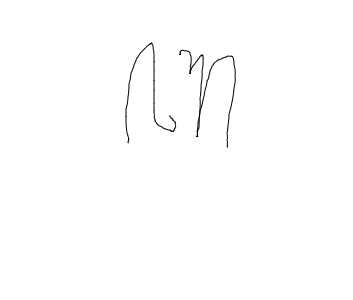
#> input picture data/handwritten-hanacaraka/ba/4693375707324818184_base64_45.png, 353 x 300 px; its folder holds only this picture in this run; the run also reads 1 picture not shown here
$ jupyter execute --allow-errors proto-15-5.ipynb
#> lines starting #> are read from the running program, lines starting #| are printed output that depends on the picture; after the words box and inside, x2 and y2 are one past the last pixel; in counts of white or black regions, pixels touching at a corner belong together
[cell 1]
import os

cwd = os.getcwd()

if cwd.endswith('prototype'):
    PATH = os.path.join('..', 'data', 'handwritten-hanacaraka')
    os.chdir(PATH)
    new_cwd = os.getcwd()

    print(f"The current working directory was: {cwd}")
    print(f"It has been changed to: {new_cwd}")

else:
    print(f"The current working directory is: {cwd}")

[cell 2]
from PIL import Image

if os.getcwd().endswith('handwritten-hanacaraka'):
    subdirs = [d for d in os.listdir() if os.path.isdir(d)]

    image_files = []
    for subdir in subdirs:
        image_files.extend([os.path.join(subdir, f) for f in os.listdir(subdir) if f.endswith('.png')])
#> pass 2 of the loop `for subdir in subdirs:`:

    print(f'Number of image files: {len(image_files)}\n')

    corrupted_files = []
    for image_file in image_files:
        try:
            img = Image.open(image_file)
#> img is the input picture: PIL image 353x300 L; min 0, max 255, mean 253.7
        except:
            corrupted_files.append(image_file)
#> pass 2 of the loop `for image_file in image_files:`:
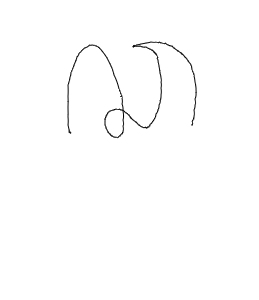
#> input picture data/handwritten-hanacaraka/ca/4693335674404368252_base64_12.png, 259 x 300 px
#> img is the input picture: PIL image 259x300 L; min 0, max 255, mean 253.2

    print(f'Number of corrupted files: {len(corrupted_files)}\n')
    print(f'Corrupted files: {os.linesep.join(corrupted_files)}')

[cell 3]
image_files = [f for f in image_files if f not in corrupted_files]

print(f'Number of image files: {len(image_files)}')

[cell 4]
import shutil
import os


if os.getcwd().endswith('handwritten-hanacaraka'):
    new_dir = os.path.join('..', 'renamed_images')

    for image_file in image_files:
        if os.name == 'nt':
            subdir, filename = image_file.split('\\')
        else:
            subdir, filename = image_file.split('/')
        subdir_path = os.path.join(new_dir, subdir)
        os.makedirs(subdir_path, exist_ok=True)
        new_filename = f'{subdir}_{len(os.listdir(subdir_path)) + 1}.png'
        shutil.copy(image_file, os.path.join(subdir_path, new_filename))
#> pass 2 of the loop `for image_file in image_files:`:

    print(f'number of image files: {len(image_files)}')

[cell 5]
os.chdir(new_dir)
new_cwd = os.getcwd()

print(f"The current working directory were: {new_cwd}")

# Data Insights

[cell 6]
print(f'Number of image each class')
for subdir in subdirs:
    print(f'{subdir}: {len(os.listdir(subdir))}')
#> pass 2 of the loop `for subdir in subdirs:`:

[cell 7]
import matplotlib.pyplot as plt
import matplotlib
import numpy as np

image_counts = [len(os.listdir(subdir)) for subdir in subdirs]

cmap = matplotlib.colormaps['viridis']
colors = cmap(np.linspace(0., 1., len(subdirs)))

plt.figure(figsize=(10, 10))
plt.pie(image_counts, labels=subdirs, autopct='%1.1f%%', startangle=140, colors=colors, wedgeprops=dict(width=0.3))
plt.axis('equal')

plt.show()
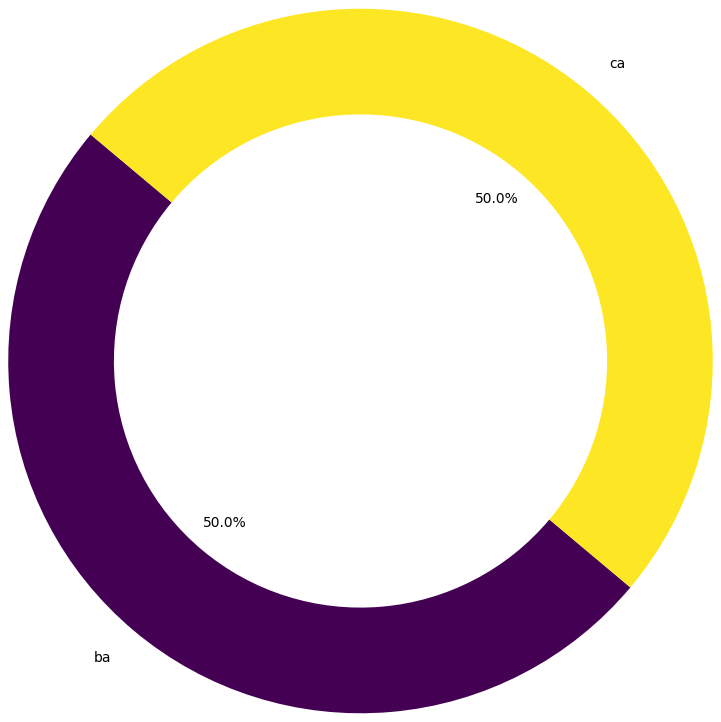
#> figure drawn by matplotlib, 1 panel

well the number of images in each class is quite balanced.

[cell 8]
from matplotlib import pyplot as plt
import random

example_images = {} # key: class, value: list of image files
n_of_examples = 18

#> (the rest of this cell did not finish here and is left out)

the image were not quite good, so we need to preprocess the image/writing logic for selecting the `worth` image.

## Data Preprocessing

[cell 9]
# Preprocess image
import PIL
from PIL import Image
import PIL.ImageFilter
def ProcessImage (im):
    #Resize
    im = im.resize((512, 512), PIL.Image.LANCZOS)
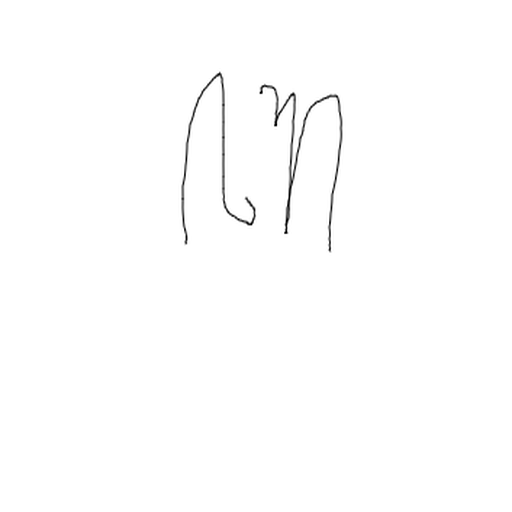
#> im: PIL image 512x512 L; min 0, max 255, mean 253.6

    #Grayscale
    im = im.convert('L')

    #Threshold
    threshold=127
    im = im.point( lambda p: 255 if p > threshold else 0 )
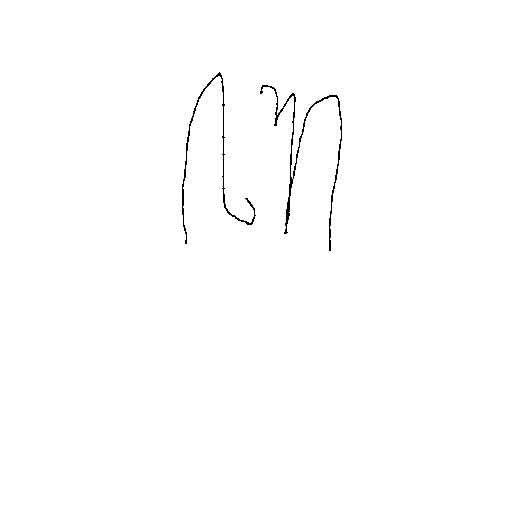
#> im: PIL image 512x512 L; 99.5% white; black in thin lines or dots, all inside (x1, y1, x2, y2) = (182, 72, 342, 251)

    #Sharpness
    im = im.filter(PIL.ImageFilter.SHARPEN)

    #Dilatation
    im = im.filter(PIL.ImageFilter.MinFilter(3))
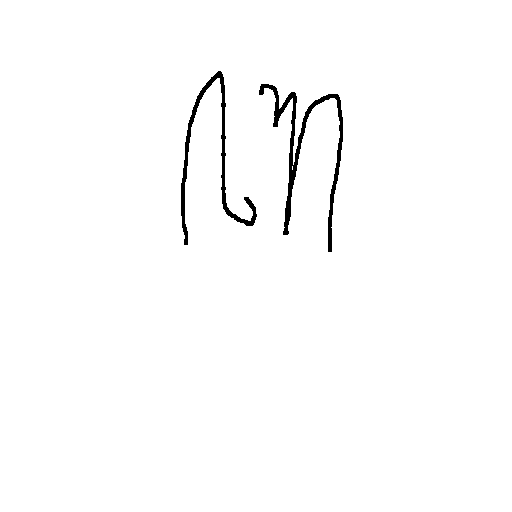
#> im: PIL image 512x512 L; 98.7% white; 2 black regions, box (x1, y1, x2, y2) and area: (259, 84, 343, 252) 1968, (181, 71, 257, 245) 1471
    return im

[cell 10]
from pathlib import Path

if os.getcwd().endswith('renamed_images'):
    os.makedirs('../preprocess_Images', exist_ok=True)
    for subdir in subdirs:
        path = Path(subdir)
        filenames = list(map(lambda x: x.name, path.glob('*.png')))
        os.makedirs(f'../preprocess_Images/{subdir}', exist_ok=True)
        for filename in filenames:
            try:
                im = Image.open(os.path.join(subdir, filename))
            except:
                print(f'Error reading file {subdir}/{filename}')
                continue
            im = ProcessImage(im)
            im.save(f'../preprocess_Images/{subdir}/{filename}')
#> pass 2 of the loop `for subdir in subdirs:`:
#> in ProcessImage (call 2), `im = im.point( lambda p: 255 if p > threshold else 0 )`:
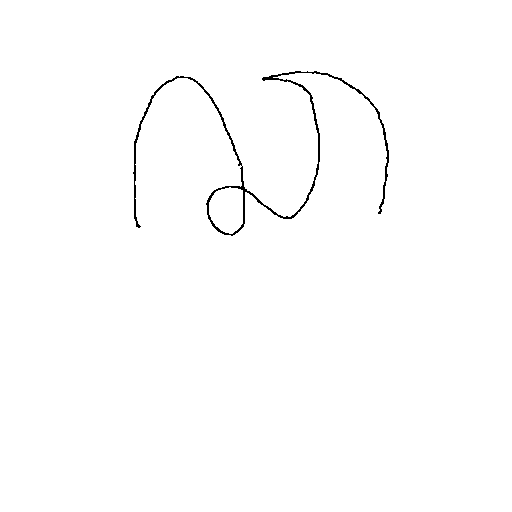
#> im: PIL image 512x512 L; 99.3% white; black in thin lines or dots, all inside (x1, y1, x2, y2) = (133, 71, 389, 236)
#> in ProcessImage (call 2), `im = im.filter(PIL.ImageFilter.MinFilter(3))`:
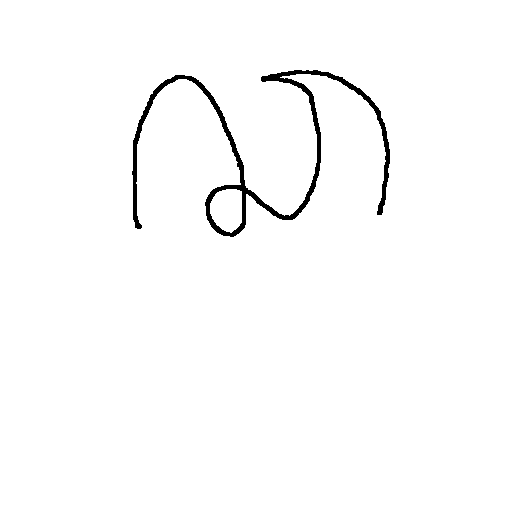
#> im: PIL image 512x512 L; 98.4% white; 1 black region, box (x1, y1, x2, y2) and area: (132, 70, 390, 237) 4173

[cell 11]
if cwd.endswith('renamed_images'):
    PATH = os.path.join('..', 'preprocess_Images')
    os.chdir(PATH)
    new_cwd = os.getcwd()

    print(f"The current working directory was: {cwd}")
    print(f"It has been changed to: {new_cwd}")

else:
    print(f"The current working directory is: {cwd}")

[cell 12]
from matplotlib import pyplot as plt
import random

example_images = {} # key: class, value: list of image files
n_of_examples = 18

#> (the rest of this cell did not finish here and is left out)

Preview of preprocess images

[cell 13]
# Split data
import os
import shutil
import random

for subdir in subdirs:
    os.makedirs(f'../train/{subdir}', exist_ok=True)
    os.makedirs(f'../val/{subdir}', exist_ok=True)
    filenames = os.listdir(subdir)
    random.shuffle(filenames)
    n_of_val = len(filenames) // 10
    for filename in filenames[:n_of_val]:
        shutil.copy(f'{subdir}/{filename}', f'../val/{subdir}/{filename}')
    for filename in filenames[n_of_val:]:
        shutil.copy(f'{subdir}/{filename}', f'../train/{subdir}/{filename}')
#> pass 2 of the loop `for subdir in subdirs:`:

[cell 14]
for subdir in subdirs:
    print(f'{subdir}: {len(os.listdir(subdir))} images')
    print(f'{subdir}: {len(os.listdir(f"../train/{subdir}"))} images in train')
    print(f'{subdir}: {len(os.listdir(f"../val/{subdir}"))} images in val')
#> pass 2 of the loop `for subdir in subdirs:`:

[cell 15]
#Total size of train
total_train = 0
for subdir in subdirs:
    total_train += len(os.listdir(f"../train/{subdir}"))
#> pass 2 of the loop `for subdir in subdirs:`:
print(f'Total size of train: {total_train}')

#Total size of val
total_val = 0
for subdir in subdirs:
    total_val += len(os.listdir(f"../val/{subdir}"))
#> pass 2 of the loop `for subdir in subdirs:`:
